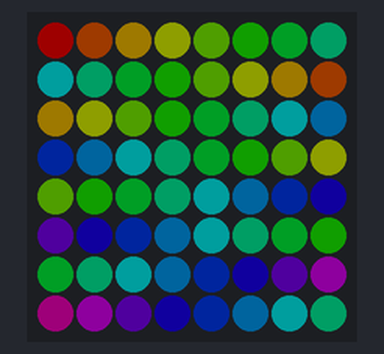
A sketch run on a simulated ESP32. Shown: 8×8 RGB LED matrix (first LED top left, wired row by row). Dim RGB values are drawn brighter than linear.

Above: at 0.16 s.
At 3.38 s:
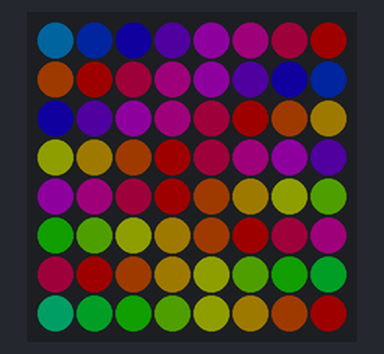
At 5.64 s:
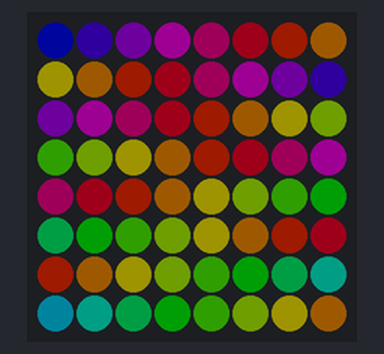
At 8.22 s:
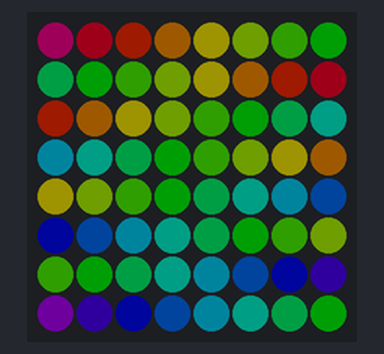
At 8.86 s:
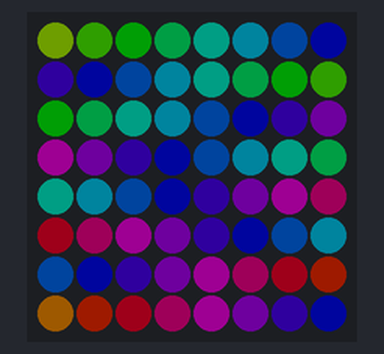
At 11.12 s:
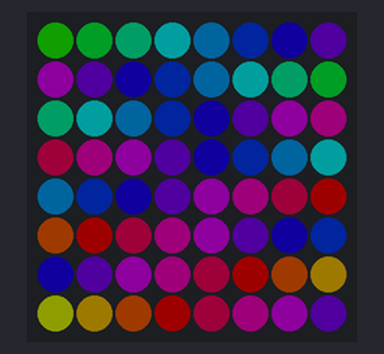

Measured:
- by itself, everything shown: repeats every 10.3 s, in 32 steps

The sketch:

example_1.ino
```cpp
// Plays a moving diagonal rainbow across the 8x8 WS2812 matrix (supports serpentine wiring) using the Adafruit_NeoPixel Arduino library.
//
// Buy this module: https://shillehtek.com/products/ws2812-8x8-led-matrix-arduino-esp32-raspberry-pi
// Full manual: https://shillehtek.com/blogs/shillehtek-product-manuals/ws2812-8x8-led-matrix-arduino-esp32-raspberry-pi-manual
// More examples: https://github.com/shillehbean/shillehtek-examples
//

// Library Manager: install "Adafruit NeoPixel"
#include <Adafruit_NeoPixel.h>

#define PIN 6
#define W 8
#define H 8
Adafruit_NeoPixel px(W * H, PIN, NEO_GRB + NEO_KHZ800);

// Set SERPENTINE true if every other row runs backwards on your panel
const bool SERPENTINE = false;

int xy(int x, int y) {
  if (SERPENTINE && (y % 2 == 1)) return y * W + (W - 1 - x);
  return y * W + x;
}

void setup() {
  px.begin();
  px.setBrightness(30);   // ~12% - keep low on USB power
}

void loop() {
  // moving diagonal rainbow
  for (int t = 0; t < 256; t += 4) {
    for (int y = 0; y < H; y++)
      for (int x = 0; x < W; x++)
        px.setPixelColor(xy(x, y),
          px.ColorHSV((t + (x + y) * 16) * 256));
    px.show();
    delay(30);
  }
}
```
